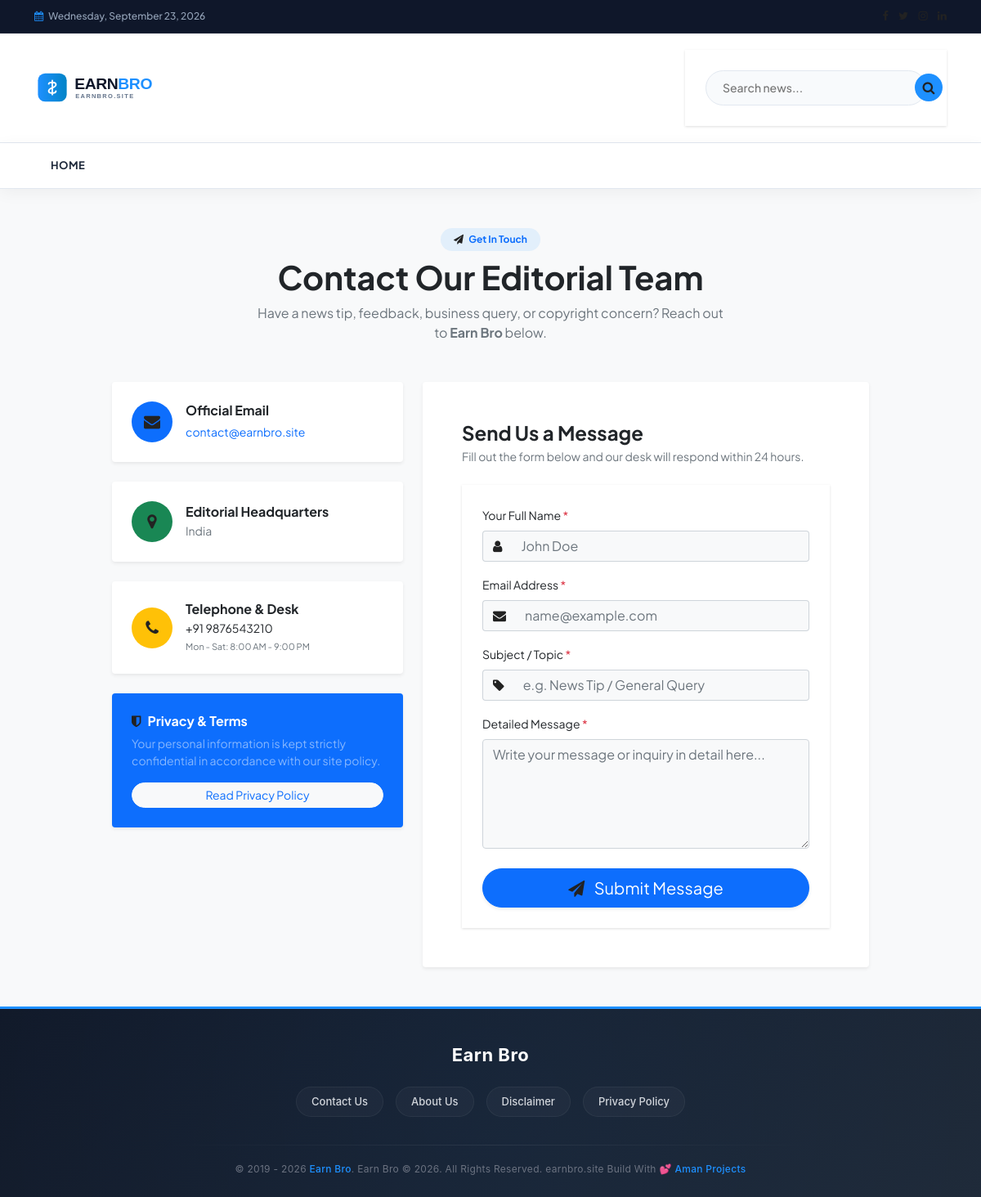
Page /contactus.php on the committed database.
### tables this page shows
CREATE TABLE `settings` (
  `websitename` varchar(60) DEFAULT NULL,
  `favicon` varchar(255) DEFAULT NULL,
  `logo` varchar(255) DEFAULT NULL,
  `footerdesc` varchar(255) DEFAULT NULL,
  `keywords` text DEFAULT NULL,
  `watterMark` varchar(255) DEFAULT NULL,
  `workEmail` varchar(191) DEFAULT NULL,
  `websiteTitle` varchar(225) DEFAULT NULL,
  `websiteUrl` varchar(999) NOT NULL,
  `contactPhone` varchar(50) DEFAULT NULL,
  `contactAddress` text DEFAULT NULL,
  `metaDescription` text DEFAULT NULL,
  `metaAuthor` varchar(100) DEFAULT NULL,
  `robotsIndex` varchar(50) NOT NULL DEFAULT 'index, follow',
  `socialFacebook` varchar(255) DEFAULT NULL,
  `socialTwitter` varchar(255) DEFAULT NULL,
  `socialInstagram` varchar(255) DEFAULT NULL,
  `socialLinkedin` varchar(255) DEFAULT NULL,
  `socialYoutube` varchar(255) DEFAULT NULL,
  `socialWhatsapp` varchar(255) DEFAULT NULL,
  `googleAnalytics` text DEFAULT NULL,
  `googleAdsense` varchar(100) DEFAULT NULL,
  `customHeadCode` text DEFAULT NULL,
  `customFooterCode` text DEFAULT NULL,
  `maintenanceMode` tinyint(1) NOT NULL DEFAULT 0,
  `maintenanceMsg` text DEFAULT NULL,
  `mailDriver` varchar(20) NOT NULL DEFAULT 'mail',
  `smtpHost` varchar(191) DEFAULT NULL,
  `smtpPort` int(5) NOT NULL DEFAULT 587,
  `smtpUser` varchar(191) DEFAULT NULL,
  `smtpPass` text DEFAULT NULL,
  `smtpEncryption` varchar(10) NOT NULL DEFAULT 'tls',
  `smtpFromEmail` varchar(191) DEFAULT NULL,
  `smtpFromName` varchar(191) DEFAULT NULL
);

### contactus.php (the view, shortened to what this page needs)
<?php
include_once "header.php";
$site_email = htmlspecialchars($settings['workEmail'] ?? 'editorial@newswebsite.com');
$site_name = htmlspecialchars($settings['websitename'] ?? 'Our News Portal');
$site_phone = htmlspecialchars($settings['contactPhone'] ?? '+91 9876543210');
$site_address = !empty($settings['contactAddress']) ? htmlspecialchars($settings['contactAddress']) : "Media Center & Newsroom,<br>{$site_name} Desk";
?>
<main class="py-5 bg-light">
  <div class="container">
    <div class="text-center mb-5">
      <span class="badge bg-primary-soft text-primary px-3 py-2 rounded-pill fw-semibold mb-2">
        <i class="fa fa-paper-plane me-1"></i> Get In Touch
      </span>
      <h1 class="display-6 fw-bold text-dark mb-2">Contact Our Editorial Team</h1>
      <p class="text-muted mx-auto" style="max-width: 580px;">
        Have a news tip, feedback, business query, or copyright concern? Reach out to <strong><?php echo $site_name; ?></strong> below.
      </p>
    </div>
    <div class="row g-4 justify-content-center">
      <div class="col-lg-4">
        <div class="card border-0 shadow-sm rounded-4 p-4 mb-4 bg-white hover-card">
          <div class="d-flex align-items-center gap-3">
            <div class="rounded-circle bg-primary text-white d-flex align-items-center justify-content-center flex-shrink-0" style="width: 50px; height: 50px; font-size: 1.25rem;">
              <i class="fa fa-envelope"></i>
            </div>
            <div>
              <h6 class="fw-bold text-dark mb-1">Official Email</h6>
              <a href="mailto:<?php echo $site_email; ?>" class="text-primary text-decoration-none small fw-semibold">
                <?php echo $site_email; ?>
              </a>
            </div>
          </div>
        </div>
        <div class="card border-0 shadow-sm rounded-4 p-4 mb-4 bg-white hover-card">
          <div class="d-flex align-items-center gap-3">
            <div class="rounded-circle bg-success text-white d-flex align-items-center justify-content-center flex-shrink-0" style="width: 50px; height: 50px; font-size: 1.25rem;">
              <i class="fa fa-map-marker"></i>
            </div>
            <div>
              <h6 class="fw-bold text-dark mb-1">Editorial Headquarters</h6>
              <p class="text-muted small mb-0">
                <?php echo $site_address; ?>
              </p>
            </div>
          </div>
        </div>
        <div class="card border-0 shadow-sm rounded-4 p-4 mb-4 bg-white hover-card">
          <div class="d-flex align-items-center gap-3">
            <div class="rounded-circle bg-warning text-white d-flex align-items-center justify-content-center flex-shrink-0" style="width: 50px; height: 50px; font-size: 1.25rem;">
              <i class="fa fa-phone"></i>
            </div>
            <div>
              <h6 class="fw-bold text-dark mb-1">Telephone &amp; Desk</h6>
              <p class="text-muted small mb-0">
                <a href="tel:<?php echo preg_replace('/[^0-9+]/', '', $site_phone); ?>" class="text-decoration-none text-dark fw-semibold">
                  <?php echo $site_phone; ?>
                </a>
                <br><span class="text-muted" style="font-size: 11px;">Mon - Sat: 8:00 AM - 9:00 PM</span>
              </p>
            </div>
          </div>
        </div>
        <div class="card border-0 shadow-sm rounded-4 p-4 bg-primary text-white">
          <h6 class="fw-bold mb-2"><i class="fa fa-shield me-2"></i>Privacy &amp; Terms</h6>
          <p class="small text-white-50 mb-3">
            Your personal information is kept strictly confidential in accordance with our site policy.
          </p>
          <a href="privacy-policy.php" class="btn btn-light btn-sm rounded-pill fw-semibold text-primary">Read Privacy Policy</a>
        </div>
      </div>
      <div class="col-lg-6">
        <div class="card border-0 shadow-sm rounded-4 p-4 p-md-5 bg-white">
          <h3 class="h4 fw-bold text-dark mb-1">Send Us a Message</h3>
          <p class="text-muted small mb-4">Fill out the form below and our desk will respond within 24 hours.</p>
          <form action="<?php echo htmlspecialchars($_SERVER['PHP_SELF']); ?>" method="POST">
            <div class="form-group mb-3">
              <label for="name" class="form-label fw-semibold text-dark small">Your Full Name <span class="text-danger">*</span></label>
              <div class="input-group">
                <span class="input-group-text bg-light border-end-0 text-muted"><i class="fa fa-user"></i></span>
                <input type="text" class="form-control bg-light border-start-0" id="name" name="name" placeholder="John Doe" required>
              </div>
            </div>
            <div class="form-group mb-3">
              <label for="email" class="form-label fw-semibold text-dark small">Email Address <span class="text-danger">*</span></label>
              <div class="input-group">
                <span class="input-group-text bg-light border-end-0 text-muted"><i class="fa fa-envelope"></i></span>
                <input type="email" class="form-control bg-light border-start-0" id="email" name="email" placeholder="name@example.com" required>
              </div>
            </div>
            <div class="form-group mb-3">
              <label for="subject" class="form-label fw-semibold text-dark small">Subject / Topic <span class="text-danger">*</span></label>
              <div class="input-group">
                <span class="input-group-text bg-light border-end-0 text-muted"><i class="fa fa-tag"></i></span>
                <input type="text" class="form-control bg-light border-start-0" id="subject" name="subject" placeholder="e.g. News Tip / General Query" required>
              </div>
            </div>
            <div class="form-group mb-4">
              <label for="message" class="form-label fw-semibold text-dark small">Detailed Message <span class="text-danger">*</span></label>
              <textarea class="form-control bg-light" id="message" name="message" rows="5" placeholder="Write your message or inquiry in detail here..." required></textarea>
            </div>
            <button type="submit" name="submit_contact" class="btn btn-primary btn-lg w-100 rounded-pill shadow-sm hover-lift">
              <i class="fa fa-paper-plane me-2"></i> Submit Message
            </button>
          </form>
        </div>
      </div>
    </div>
  </div>
</main>
<?php include_once "footer.php"; ?>

### footer.php (shortened to what this page needs)
<?php
$footer_desc = $settings['footerdesc'] ?? '';
?>
<div id="footer">
  <div class="container">
    <div class="footer-content">
      <div class="footer-logo">
        <?php echo htmlspecialchars($settings['websitename'] ?? 'News Website'); ?>
      </div>
      <div class="footer-links">
        <a href="./contactus.php">Contact Us</a>
        <a href="./aboutus.php">About Us</a>
        <a href="./disclaimer.php">Disclaimer</a>
        <a href="./privacy-policy.php">Privacy Policy</a>
      </div>
      <div class="footer-divider"></div>
      <div class="copyright">
        &copy; 2019 - <?php echo date('Y'); ?>
        <a href="/"><?php echo htmlspecialchars($settings['websitename'] ?? 'News Portal'); ?></a>.
        <?php echo htmlspecialchars($footer_desc); ?> Build With 💕 <a href="https://amanprojects.com/" title="Aman Projects" target="_blank">Aman Projects</a>
      </div>
    </div>
  </div>
</body>
</html>

### assets/css/style.css (style rules this page uses)
body { background: #f1f1f1; font-family: sans-serif,arial,Helvetica; }
a, a:hover, a:focus { text-decoration: none; outline: none; }
form { background: #fff; padding: 25px; box-shadow:0 1px 3px rgba(0, 0, 0, 0.13); }
i.fa { color:#222; }
#footer { color: #fff; padding:15px 0; text-align:center; background-color:#1e90ff; }
#footer a { color:#fff; }

### header.php (style rules this page uses)
:root { --primary-color: #1e90ff; --primary-hover: #0077e6; --dark-bg: #0f172a; --light-bg: #f8fafc; --text-main: #1e293b; --text-muted: #64748b; --border-color: #e2e8f0; }
body { font-family: 'Plus Jakarta Sans', sans-serif !important; }

### contactus.php (style rules this page uses)
.hover-card { transition: transform 0.25s ease, box-shadow 0.25s ease; }
.hover-lift { transition: transform 0.2s ease, box-shadow 0.2s ease; }
.bg-primary-soft { background-color: rgba(30, 144, 255, 0.1); }

### footer.php (style rules this page uses)
#footer { background: linear-gradient(135deg, #111827 0%, #1f2937 100%); color: #9ca3af; padding: 40px 0 25px 0; border-top: 3px solid #1e90ff; font-family: 'Outfit', 'Inter', sans-serif; font-size: 14px; position: relative; overflow: hidden; }
#footer::before { content: ''; position: absolute; top: -50%; left: -50%; width: 200%; height: 200%; background: radial-gradient(circle, rgba(30, 144, 255, 0.05) 0%, transparent 70%); pointer-events: none; }
#footer .footer-content { display: flex; flex-direction: column; align-items: center; text-align: center; position: relative; z-index: 1; }
#footer .footer-logo { font-size: 22px; font-weight: 700; color: #ffffff; margin-bottom: 12px; letter-spacing: 0.5px; }
#footer .footer-links { display: flex; justify-content: center; gap: 15px; flex-wrap: wrap; margin-bottom: 24px; margin-top: 10px; }
#footer .footer-links a { color: #d1d5db; text-decoration: none; font-weight: 500; transition: all 0.3s ease; padding: 8px 18px; border-radius: 20px; background: rgba(255, 255, 255, 0.03); border: 1px solid rgba(255, 255, 255, 0.05); font-size: 13px; }
#footer .footer-divider { width: 100%; max-width: 800px; height: 1px; background: linear-gradient(90deg, transparent, rgba(255, 255, 255, 0.08), transparent); margin: 10px 0 20px 0; }
#footer .copyright { font-size: 12px; color: #6b7280; letter-spacing: 0.3px; line-height: 1.5; }
#footer .copyright a { color: #1e90ff; text-decoration: none; transition: color 0.2s ease; font-weight: 500; }

### rows in the picture
settings: websitename "Earn Bro", workEmail "contact@earnbro.site", contactAddress "India", contactPhone "+91 9876543210", footerdesc "Earn Bro © 2026. All Rights Reserved. earnbro.site"
